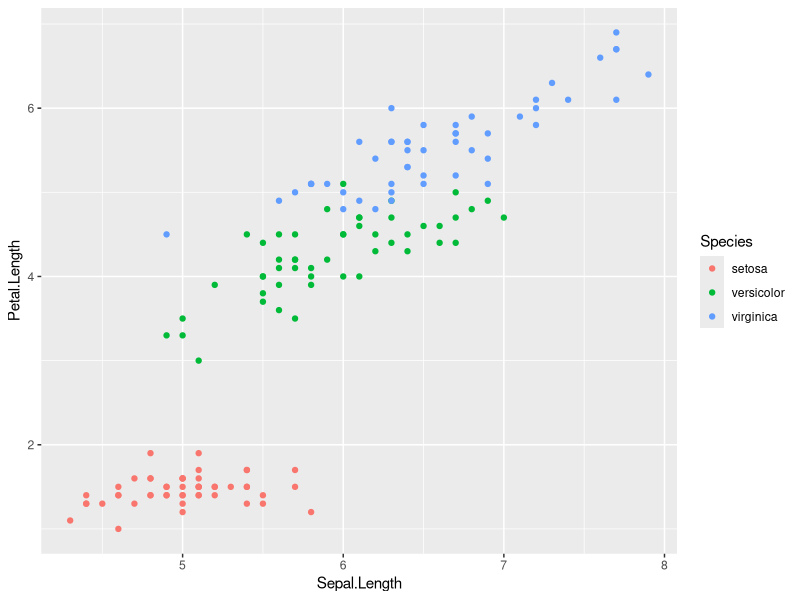
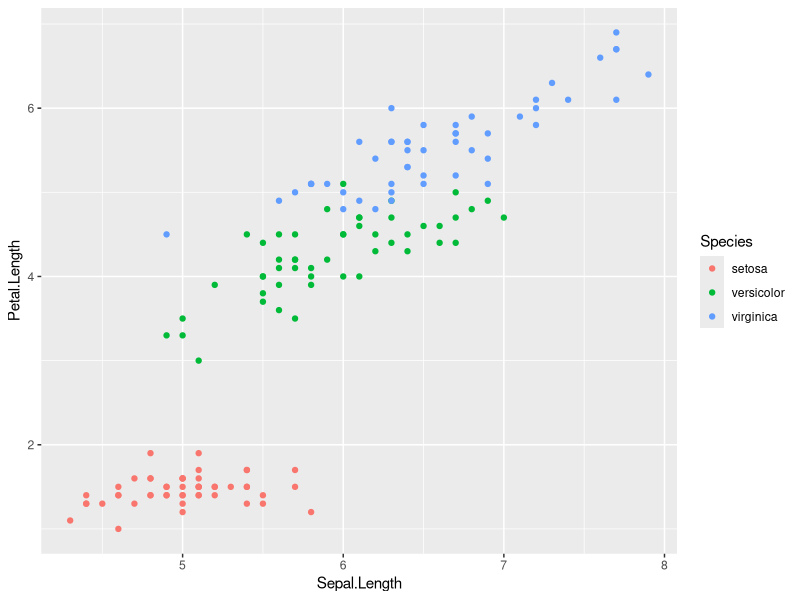
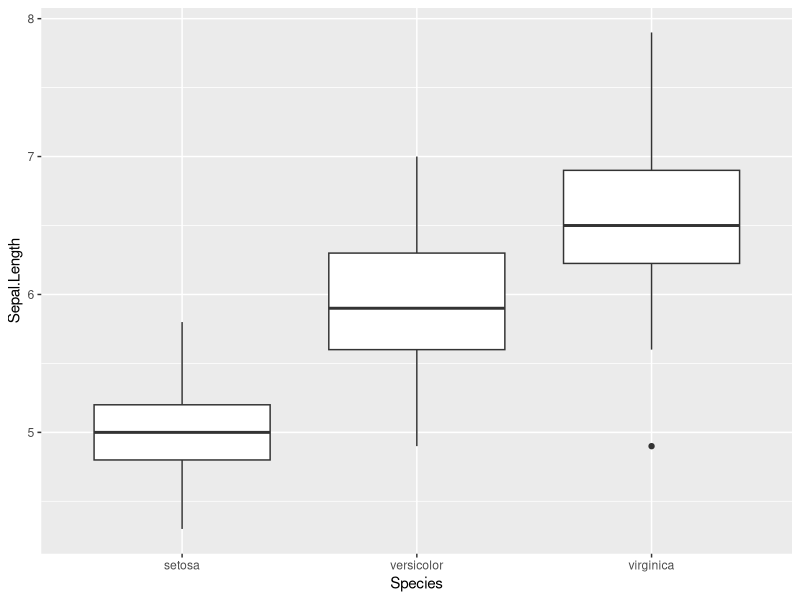
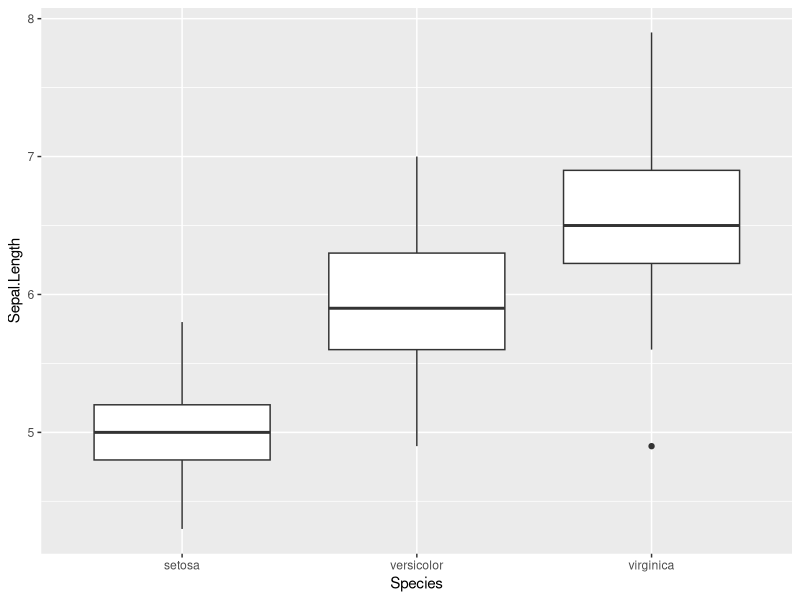
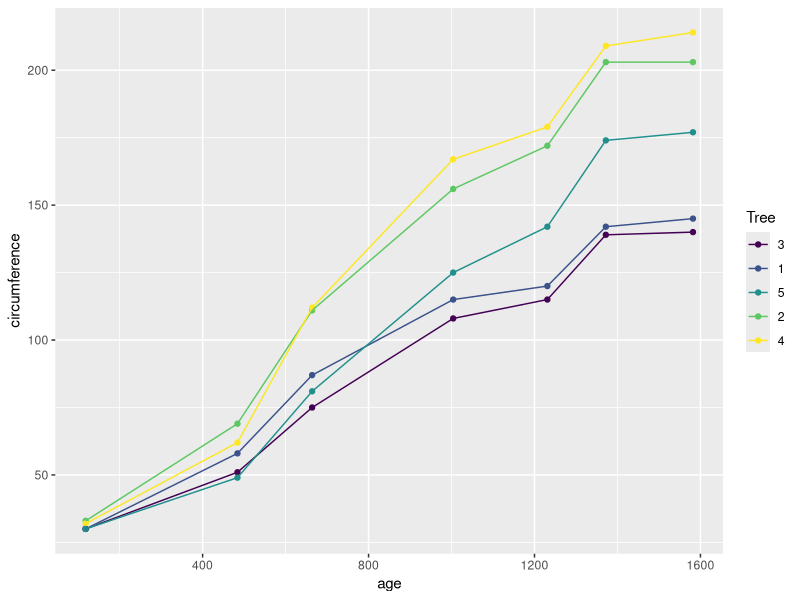
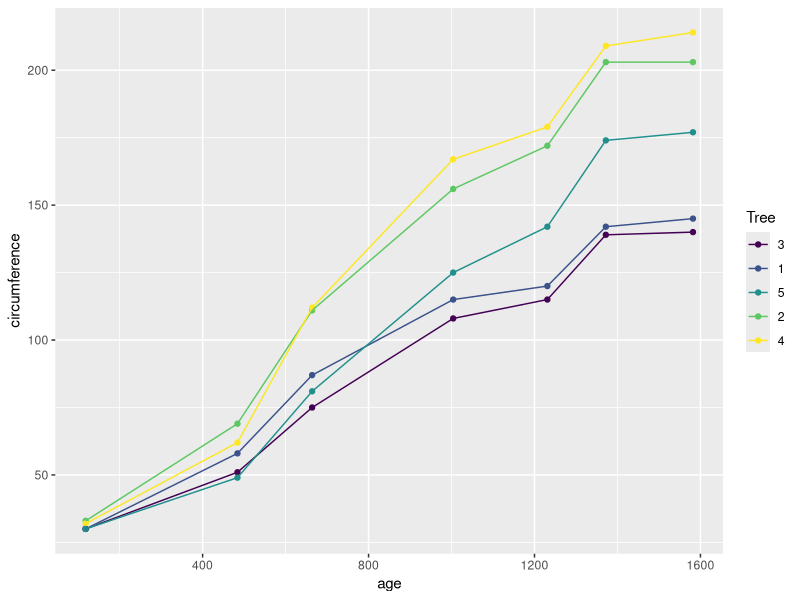
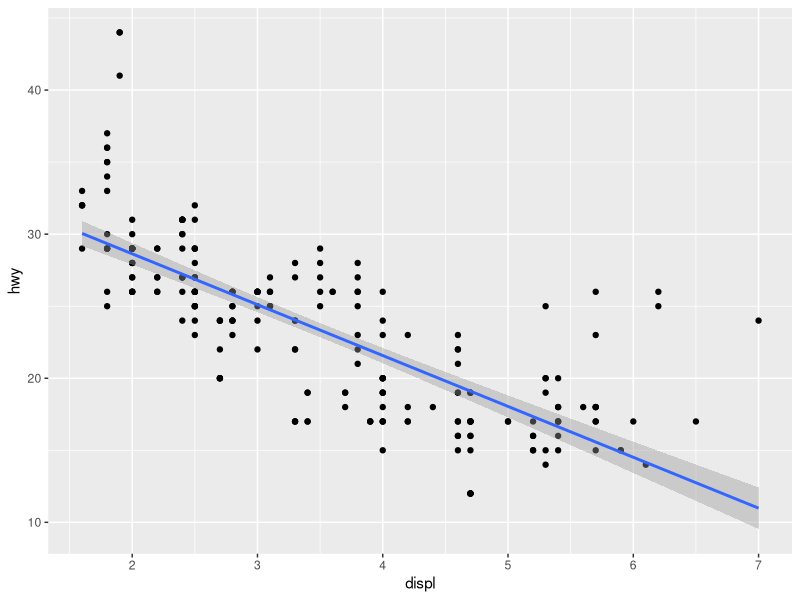
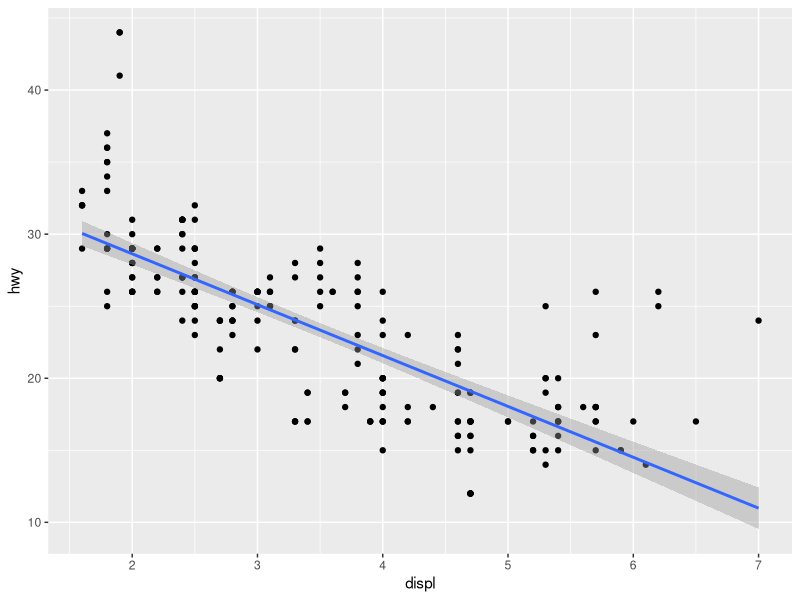

Write the R code that produced these figures, in order. (Note: this script raises an error after producing the figures.)
## ---- chunk 1
options(width=100)
library(knitr)
opts_chunk$set(comment=NA)
## ---- chunk 2
library(ggplot2)
qplot(Sepal.Length, Petal.Length, data=iris, color=Species)
ggplot(iris, aes(Sepal.Length, Petal.Length, color=Species)) +
    geom_point()
## ---- chunk 3
qplot(Species, Sepal.Length, data=iris, geom="boxplot")
ggplot(iris, aes(Species, Sepal.Length)) + geom_boxplot()
## ---- chunk 4
qplot(age, circumference, data=Orange, color=Tree, geom=c("point", "line"))
ggplot(Orange, aes(age, circumference, color=Tree)) + geom_point() + geom_line()
## ---- chunk 5
qplot(displ, hwy, data=mpg, geom=c("point", "smooth"), method="lm")
ggplot(mpg, aes(displ, hwy)) + geom_point() + geom_smooth(method="lm")
## ---- chunk 6
mpg$l100km <- 235 / mpg$hwy
qplot(factor(cyl), l100km, data=mpg, geom="boxplot")
ggplot(mpg, aes(factor(cyl), l100km)) + geom_boxplot()
## ---- chunk 7
qplot(displ, hwy, data=mpg, geom=c("jitter", "smooth"), method="lm")
ggplot(mpg, aes(displ, hwy)) + geom_jitter() + geom_smooth(method="lm")
## ---- chunk 8
knitr::include_graphics("cc_license.png")
